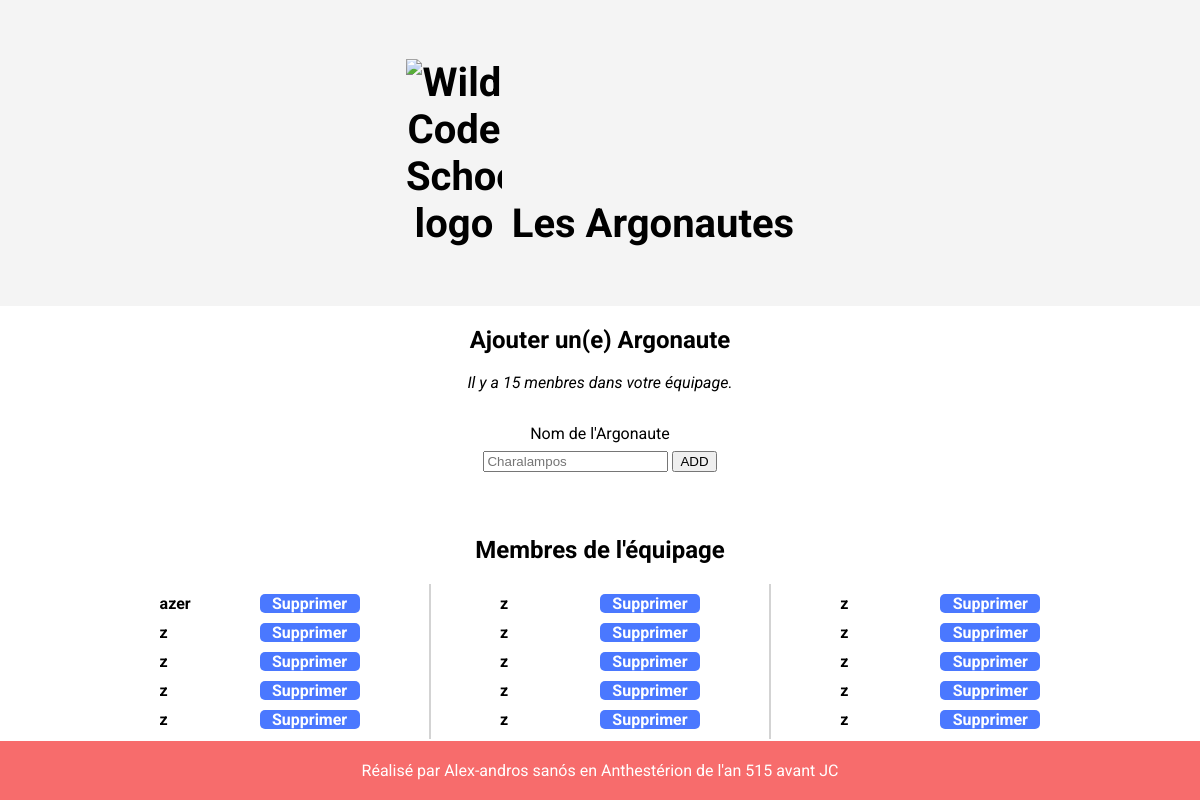
The page / on the database its author committed.
### tables this page shows
CREATE TABLE IF NOT EXISTS `menbers` (
  `user_id` int(11) NOT NULL AUTO_INCREMENT,
  `Name` varchar(64) NOT NULL,
  PRIMARY KEY (`user_id`)
);

### Count.php (called while the page is built, shortened)
<?php
$mysqli = new mysqli("localhost", "root", "", "databaseargonaute");
if ($CountResults = $mysqli->query("SELECT * FROM `menbers`")) {
    $row_cnt = $CountResults->num_rows;
};
?>

### Read.php (called while the page is built, shortened)
<?php
require_once('connect.php');
$sql1 = 'SELECT * FROM `menbers` ORDER BY `user_id` LIMIT 0,5';
$query = $db->prepare($sql1);
$query->execute();
$result1 = $query->fetchAll(PDO::FETCH_ASSOC);
$sql2 = 'SELECT * FROM `menbers` ORDER BY `user_id` LIMIT 5,5 ';
$query = $db->prepare($sql2);
$query->execute();
$result2 = $query->fetchAll(PDO::FETCH_ASSOC);
$sql3 = 'SELECT * FROM `menbers` ORDER BY `user_id` LIMIT 10,5';
$query = $db->prepare($sql3);
$query->execute();
$result3 = $query->fetchAll(PDO::FETCH_ASSOC);
?>

### index.php (the view, shortened to what this page needs)
<?php
include('Read.php');
include('Count.php');
?>
<!DOCTYPE html>
<html>
<head>
  <link rel="stylesheet" type="text/css" href="style.css">
</head>
<body onload="myFunction()">
<header>
  <h1>
    <img src="https://www.wildcodeschool.com/assets/logo_main-e4f3f744c8e717f1b7df3858dce55a86c63d4766d5d9a7f454250145f097c2fe.png" alt="Wild Code School logo"/>
    Les Argonautes
  </h1>
</header>
<main>
      <h2>Ajouter un(e) Argonaute</h2>
      <p id="Subtitle">Il y a <?php echo($row_cnt)?> menbres dans votre équipage.</p>
      <form class="new-member-form" action="add.php" method="post">
        <label for="name">Nom de l&apos;Argonaute</label>
        <input type="text" id="Name" name="Name" autofocus placeholder="Charalampos" maxLength="12" />
        <button type="submit" id="Btn-Launch">ADD</button>
      </form>
      <h2>Membres de l'équipage</h2>
<div class="MenberList">
    <div id="Part1" style="display:block">
<?php
  foreach($result1 as $List){
?>
  <ul id="tab-01">
    <li><?= $List['Name'] ?> <a href="delete.php?id=<?= $List['user_id']?>">Supprimer</a></li>
  </ul>
<?php
    }
?>
    </div>
    <div class="Deco" id="Dec_01" style="display:none"></div>
    <div id="Part2" style="display:block">
<?php
  foreach($result2 as $List2){
?>
      <ul id="tab-02">
        <li><?= $List2['Name'] ?> <a href="delete.php?id=<?= $List2['user_id']?> ">Supprimer </a></li>
      </ul>
<?php
    }
?>
    </div>
  <div class="Deco" id="Dec_02" style="display:none"></div>
    <div id="Part3" style="display:block">
<?php
  foreach($result3 as $List3){
?>
      <ul id="tab-03" >
        <li><?= $List3['Name'] ?> <a href="delete.php?id=<?= $List3['user_id']?> ">Supprimer </a></li>
      </ul>
<?php
    }
?>
    </div>
</div>
              </main>
<footer>
  <p>Réalisé par Alex-andros sanós en Anthestérion de l'an 515 avant JC</p>
</footer>
</body>
</html>

### style.css (style rules this page uses)
body { margin: 0; padding: 0; font-family: 'Roboto', sans-serif; }
main { max-width: 960px; margin: 0 auto; }
header { background: #f4f4f4; text-align: center; padding: 2em; }
header img { max-width: 96px; }
header h1 { font-size: 2.5em; }
footer { position:absolute; bottom:0; width: 100%; }
h1, h2 { text-align: center; }
label { display: block; margin-bottom: 0.5em; }
#Subtitle { font-style: italic; margin: 0 auto; text-align: center; }
.new-member-form { margin: 2em 0 4em 0; text-align: center; }
.MenberList { display: flex; flex-direction: row; justify-content: space-around; }
.MenberList li { list-style: none; font-weight: bold; display: flex; flex-direction: row; justify-content: space-between; width: 200px; }
.MenberList a { border-radius: 5px; border-color: Balck; background-color: grey; outline: none; text-decoration: none; color: white; margin-left: 0px; background: #4A78FF; text-align: center; width: 100px; }
.MenberList ul { margin: 10px; padding: 0; }
.Deco { height: inherit; background-color: lightgrey; border: 1px solid; border-color: lightgrey; }
footer { margin-top: 2em; text-align: center; color: #fff; background: #f76c6c; padding: 0.25em 0; position: fixed; bottom: 0px; margin-bottom: 0px; }

### rows shown on the page
menbers: Name "azer"
menbers: Name "z"
menbers: Name "z"
menbers: Name "z"
menbers: Name "z"
menbers: Name "z"
menbers: Name "z"
menbers: Name "z"
menbers: Name "z"
menbers: Name "z"
menbers: Name "z"
menbers: Name "z"
menbers: Name "z"
menbers: Name "z"
menbers: Name "z"

### other values the page prints
$row_cnt "15"
